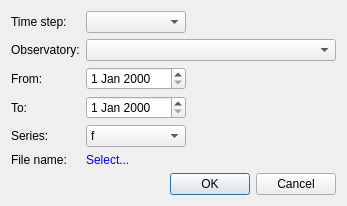
<?xml version="1.0" encoding="UTF-8"?>
<ui version="4.0">
 <class>Dialog</class>
 <widget class="QDialog" name="Dialog">
  <property name="geometry">
   <rect>
    <x>0</x>
    <y>0</y>
    <width>342</width>
    <height>190</height>
   </rect>
  </property>
  <property name="windowTitle">
   <string>Download Data</string>
  </property>
  <layout class="QGridLayout" name="gridLayout">
   <item row="2" column="0">
    <widget class="QDialogButtonBox" name="buttonBox">
     <property name="orientation">
      <enum>Qt::Horizontal</enum>
     </property>
     <property name="standardButtons">
      <set>QDialogButtonBox::Cancel|QDialogButtonBox::Ok</set>
     </property>
    </widget>
   </item>
   <item row="0" column="0">
    <layout class="QFormLayout" name="formLayout">
     <property name="fieldGrowthPolicy">
      <enum>QFormLayout::ExpandingFieldsGrow</enum>
     </property>
     <item row="0" column="0">
      <widget class="QLabel" name="label_5">
       <property name="text">
        <string>Time step:</string>
       </property>
      </widget>
     </item>
     <item row="0" column="1">
      <widget class="QComboBox" name="stepComboBox">
       <property name="minimumSize">
        <size>
         <width>100</width>
         <height>0</height>
        </size>
       </property>
       <property name="currentIndex">
        <number>-1</number>
       </property>
       <item>
        <property name="text">
         <string>1 min</string>
        </property>
       </item>
       <item>
        <property name="text">
         <string>1 hour</string>
        </property>
       </item>
      </widget>
     </item>
     <item row="1" column="0">
      <widget class="QLabel" name="label">
       <property name="text">
        <string>Observatory:</string>
       </property>
      </widget>
     </item>
     <item row="1" column="1">
      <widget class="QComboBox" name="obsComboBox">
       <property name="sizePolicy">
        <sizepolicy hsizetype="MinimumExpanding" vsizetype="Expanding">
         <horstretch>0</horstretch>
         <verstretch>0</verstretch>
        </sizepolicy>
       </property>
       <property name="minimumSize">
        <size>
         <width>250</width>
         <height>0</height>
        </size>
       </property>
       <property name="maximumSize">
        <size>
         <width>78</width>
         <height>16777215</height>
        </size>
       </property>
      </widget>
     </item>
     <item row="3" column="0">
      <widget class="QLabel" name="label_2">
       <property name="text">
        <string>From:</string>
       </property>
      </widget>
     </item>
     <item row="4" column="0">
      <widget class="QLabel" name="label_3">
       <property name="text">
        <string>To:</string>
       </property>
      </widget>
     </item>
     <item row="5" column="0">
      <widget class="QLabel" name="label_4">
       <property name="text">
        <string>Series:</string>
       </property>
      </widget>
     </item>
     <item row="5" column="1">
      <widget class="QComboBox" name="seriesComboBox">
       <property name="minimumSize">
        <size>
         <width>100</width>
         <height>0</height>
        </size>
       </property>
       <item>
        <property name="text">
         <string notr="true">f</string>
        </property>
       </item>
       <item>
        <property name="text">
         <string notr="true">h</string>
        </property>
       </item>
       <item>
        <property name="text">
         <string notr="true">d</string>
        </property>
       </item>
       <item>
        <property name="text">
         <string notr="true">z</string>
        </property>
       </item>
      </widget>
     </item>
     <item row="6" column="0">
      <widget class="QLabel" name="label_6">
       <property name="text">
        <string>File name:</string>
       </property>
      </widget>
     </item>
     <item row="6" column="1">
      <widget class="QLabel" name="fileLabel">
       <property name="sizePolicy">
        <sizepolicy hsizetype="Preferred" vsizetype="Preferred">
         <horstretch>0</horstretch>
         <verstretch>0</verstretch>
        </sizepolicy>
       </property>
       <property name="minimumSize">
        <size>
         <width>100</width>
         <height>0</height>
        </size>
       </property>
       <property name="font">
        <font>
         <underline>true</underline>
        </font>
       </property>
       <property name="text">
        <string>&lt;html&gt; &lt;a style = 'text-decoration:none'href ='link'&gt;Select...&lt;/a&gt;&lt;/html&gt;</string>
       </property>
      </widget>
     </item>
     <item row="3" column="1">
      <widget class="QDateEdit" name="fromDateEdit">
       <property name="minimumSize">
        <size>
         <width>100</width>
         <height>0</height>
        </size>
       </property>
      </widget>
     </item>
     <item row="4" column="1">
      <widget class="QDateEdit" name="toDateEdit">
       <property name="minimumSize">
        <size>
         <width>100</width>
         <height>0</height>
        </size>
       </property>
      </widget>
     </item>
    </layout>
   </item>
  </layout>
 </widget>
 <resources/>
 <connections>
  <connection>
   <sender>buttonBox</sender>
   <signal>rejected()</signal>
   <receiver>Dialog</receiver>
   <slot>reject()</slot>
   <hints>
    <hint type="sourcelabel">
     <x>316</x>
     <y>260</y>
    </hint>
    <hint type="destinationlabel">
     <x>286</x>
     <y>274</y>
    </hint>
   </hints>
  </connection>
 </connections>
</ui>
